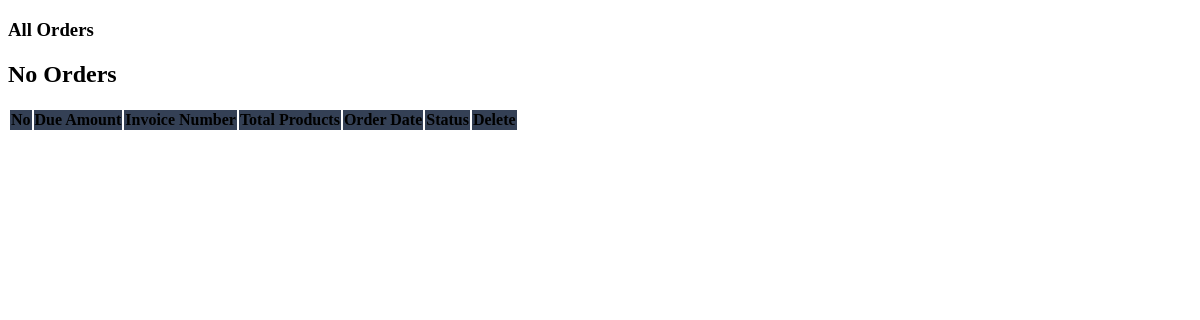
Page /admin/view_orders.php on the earlier database version.
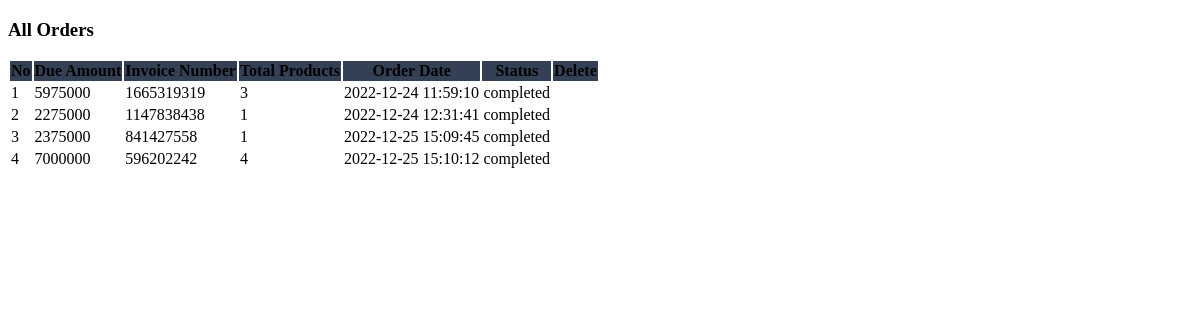
Same page on the later database version.
### tables this page shows
CREATE TABLE `user_order` (
  `order_id` int(11) NOT NULL AUTO_INCREMENT,
  `user_id` int(11) DEFAULT NULL,
  `amount_due` int(255) DEFAULT NULL,
  `invoice_number` int(255) DEFAULT NULL,
  `total_products` int(255) DEFAULT NULL,
  `order_date` timestamp NOT NULL DEFAULT current_timestamp() ON UPDATE current_timestamp(),
  `order_status` varchar(255) DEFAULT NULL,
  PRIMARY KEY (`order_id`),
  KEY `user_id` (`user_id`),
  CONSTRAINT `user_order_ibfk_1` FOREIGN KEY (`user_id`) REFERENCES `user_table` (`user_id`) ON DELETE CASCADE ON UPDATE CASCADE
);

### admin/view_orders.php (the view, shortened to what this page needs)
<!DOCTYPE html>
<html lang="en">
<head>
</head>
<body>
    <h3 class="text-center">All Orders</h3>
        <table class="table table-bordered mt-3" >
            <thead style="background-color: #344055;" class="text-white text-center">
                <th>No</th>
                <th>Due Amount</th>
                <th>Invoice Number</th>
                <th>Total Products</th>
                <th>Order Date</th>
                <th>Status</th>
                <th>Delete</th>
            </thead>
            <tbody>
            <?php
                $get_order = "SELECT * FROM `user_order`";
                $run_get_order = mysqli_query($conn,$get_order);
                $order_number = mysqli_num_rows($run_get_order);
                if($order_number==0){
                    echo "<h2 class='text-center'>No Orders</h2>";
                }else{
                    $no = 0;
                    while ($data_order = mysqli_fetch_assoc($run_get_order)){
                        $amount_due = $data_order['amount_due'];
                        $invoice_number = $data_order['invoice_number'];
                        $total_products = $data_order['total_products'];
                        $order_date = $data_order['order_date'];
                        $order_status = $data_order['order_status'];
                        $order_id = $data_order['order_id'];
                        $no++;?>
                        <tr>
                            <td><?php echo $no ?></td>
                            <td><?php echo $amount_due?></td>
                            <td><?php echo $invoice_number ?></td>
                            <td><?php echo $total_products ?></td>
                            <td><?php echo $order_date ?></td>
                            <td><?php echo $order_status ?></td>
                            <td class='text-center'><a href='index.php?delete_orders=<?php echo $order_id ?>'><i class='fa-solid fa-trash' style='color: #344055;'></i></a></td>
                        </tr>
                    <?php
                    }
                }
            ?>
            </tbody>
        </table>
</body>
</html>

Differences in the rows shown:
added user_order: amount_due "5975000", invoice_number "1665319319", total_products "3", order_date "2022-12-24 11:59:10", order_status "completed"
added user_order: amount_due "2275000", invoice_number "1147838438", total_products "1", order_date "2022-12-24 12:31:41", order_status "completed"
added user_order: amount_due "2375000", invoice_number "841427558", total_products "1", order_date "2022-12-25 15:09:45", order_status "completed"
added user_order: amount_due "7000000", invoice_number "596202242", total_products "4", order_date "2022-12-25 15:10:12", order_status "completed"
Other differences:
text no longer shown: "No Orders"
